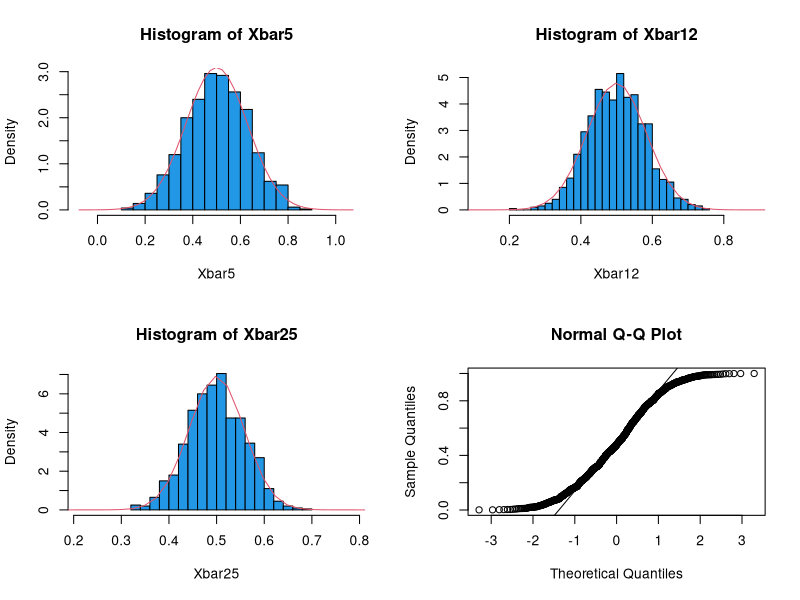
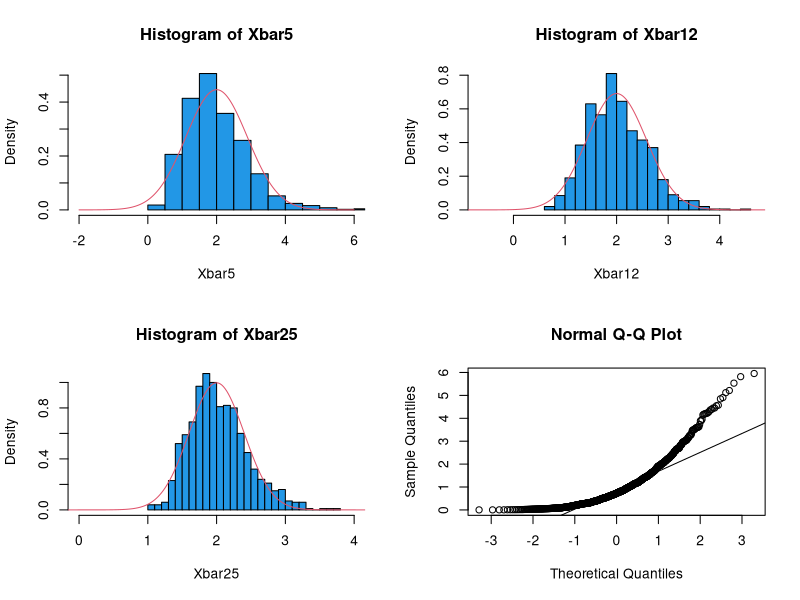
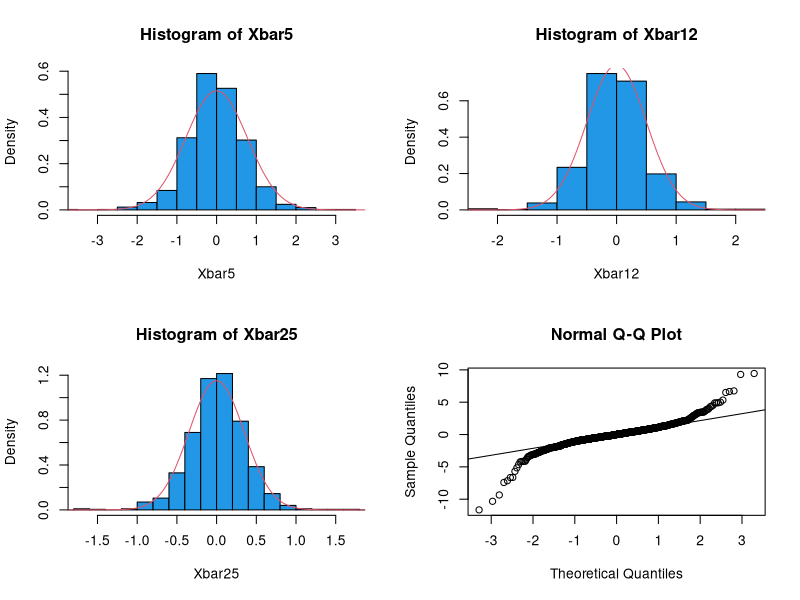

Reproduce these figures in R, in order. (Note: this script raises an error after producing the figures.)
plot4hist <- function(Xbar5, Xbar12, Xbar25, M, V, Y, k)
{
   par(mfrow=c(2,2))
   s <- seq(M - k*sqrt(V), M + k*sqrt(V), by=.025)
   r <- hist(Xbar5, freq=FALSE, breaks=20, col=4, xlim=c(M - 2*sqrt(V), M + 2*sqrt(V)) )
   lines(s, dnorm(s, mean=M, sd=sqrt(V/N[1])), col=2)

   r <- hist(Xbar12, freq=FALSE, breaks=20, col=4, xlim=c(M - 2*sqrt(V)/1.5, M + 2*sqrt(V)/1.5) )
   lines(s, dnorm(s, mean=M, sd=sqrt(V/N[2])), col=2)

   r <- hist(Xbar25, freq=FALSE, breaks=20, col=4, xlim=c(M - 2*sqrt(V)/2, M + 2*sqrt(V)/2) )
   lines(s, dnorm(s, mean=M, sd=sqrt(V/N[3])), col=2)

   qqnorm(Y)
   qqline(Y)
}
N <- c(5, 12, 25)
X_5 <- matrix( runif(1000*N[1]), 1000, N[1])
X_12 <- matrix( runif(1000*N[2]), 1000, N[2])
X_25 <- matrix( runif(1000*N[3]), 1000, N[3])
Xbar_5 <- apply(X_5, 1, mean)
Xbar_12 <- apply(X_12, 1, mean)
Xbar_25 <- apply(X_25, 1, mean)
plot4hist(Xbar_5, Xbar_12, Xbar_25, .5, 1/12, runif(1000), 2)
X_5 <- matrix( rexp(1000*N[1],rate=.5), 1000, N[1])
X_12 <- matrix( rexp(1000*N[2],rate=.5), 1000, N[2])
X_25 <- matrix( rexp(1000*N[3],rate=.5), 1000, N[3])
Xbar_5 <- apply(X_5, 1, mean)
Xbar_12 <- apply(X_12, 1, mean)
Xbar_25 <- apply(X_25, 1, mean)
plot4hist(Xbar_5, Xbar_12, Xbar_25, 2, 4, rexp(1000),2)
X_5 <- matrix( rt(1000*N[1],df=3), 1000, N[1])
X_12 <- matrix( rt(1000*N[2],df=3), 1000, N[2])
X_25 <- matrix( rt(1000*N[3],df=3), 1000, N[3])
Xbar_5 <- apply(X_5, 1, mean)
Xbar_12 <- apply(X_12, 1, mean)
Xbar_25 <- apply(X_25, 1, mean)
plot4hist(Xbar_5, Xbar_12, Xbar_25, 0, 3, rt(1000,df=3),8)
Z = rnorm(1000, mean=1.5, sd=sqrt(1.43)) 
P = 1/(1 + exp(-Z)) 
p = mean(P) 
var_p = (n-1)*var(P)/n 
z <- qnorm(1-(.05/2)) 
c(p - z*sqrt(var_p/1000), p + z*sqrt(var_p/1000))
U <- runif(100000, 0, 2*pi)
hU <- sin(U*cos(U))
2*pi*mean(hU)
h <- function(u) sin(u*cos(u))
integrate(h, 0, 2*pi)$val
X <- rnorm(100000) 
Y <- sin(X*cos(X))/dnorm(X) 
mean(Y)
X <- runif(100000,0,10) 
Y <- 10*exp(-2*abs(X-5))
c( mean(Y), var(Y) ) 
X=rnorm(1e5,mean=5,sd=1)
Y=10*f(X)*dunif(X,0,10)/dnorm(X,mean=5,sd=1)
c( mean(Y), var(Y) ) 
X <- rnorm(1e5, sd=2) 
Y <- (X^2) * .5 * exp(-abs(X))/dnorm(X, sd=2) 
mean(Y)
